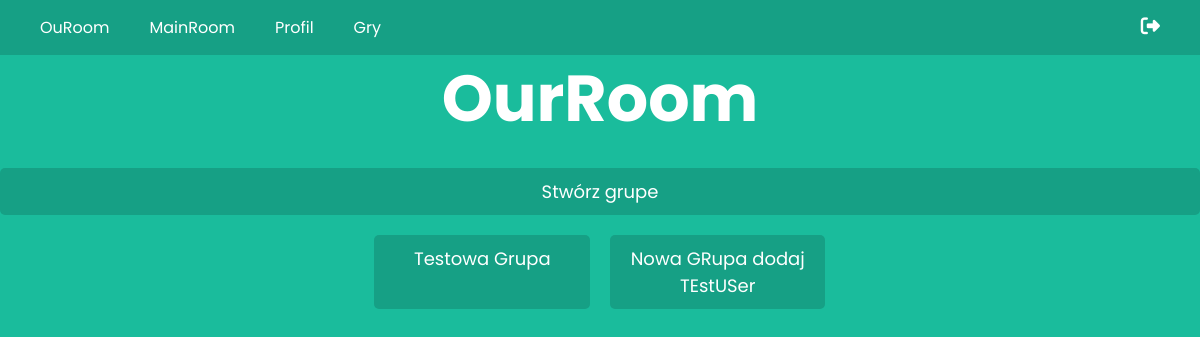
Before: /ouroom/ (signed in) with the older database file.
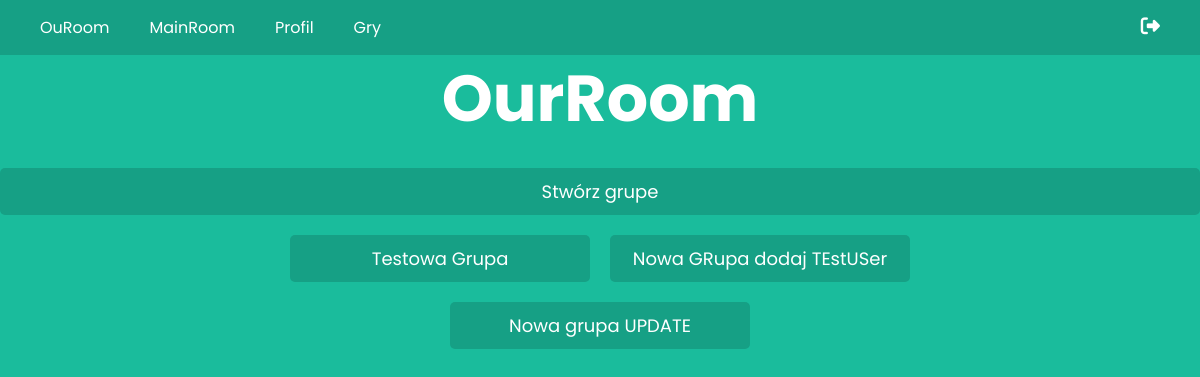
After: the same page with the newer database file.
### rooms/models.py (models this page shows, shortened)
class Group(models.Model):
    author = models.ForeignKey(settings.AUTH_USER_MODEL, related_name='creator_group', on_delete=models.CASCADE)
    name = models.TextField(max_length=50)
    description = models.TextField(max_length=500)

### rooms/views.py (the view)
# urls.py: path('ouroom/', views.GroupListView.as_view(), name='ouroom'),
class GroupListView(ListView):
    model = Group
    template_name = 'rooms/ouroom.html'
    context_object_name = 'group_list'
    def get_queryset(self):
        user = self.request.user
        return Group.objects.filter(Q(membership__user=user) | Q(author=user)).distinct()

### rooms/templates/rooms/ouroom.html
{% extends "rooms/mainroom.html" %}
{% block content %}
    <h1>OurRoom</h1>
    <a href="{% url 'create_group' %}"  class="submit-style">Stwórz grupe</a>
    <div style="display: flex; flex-wrap: wrap; justify-content: center; gap: 20px; max-width: 620px; margin-top: 20px;">
        {% for group in group_list %}
            <a href="{% url 'group_detail' group.pk %}" class="button-style" style="flex-basis: calc(50% - 10px); text-align: center;">{{ group.name }}</a>
        {% endfor %}
    </div>
{% endblock content %}

Changed rows visible on the page:
added Group: name "Nowa grupa UPDATE"
